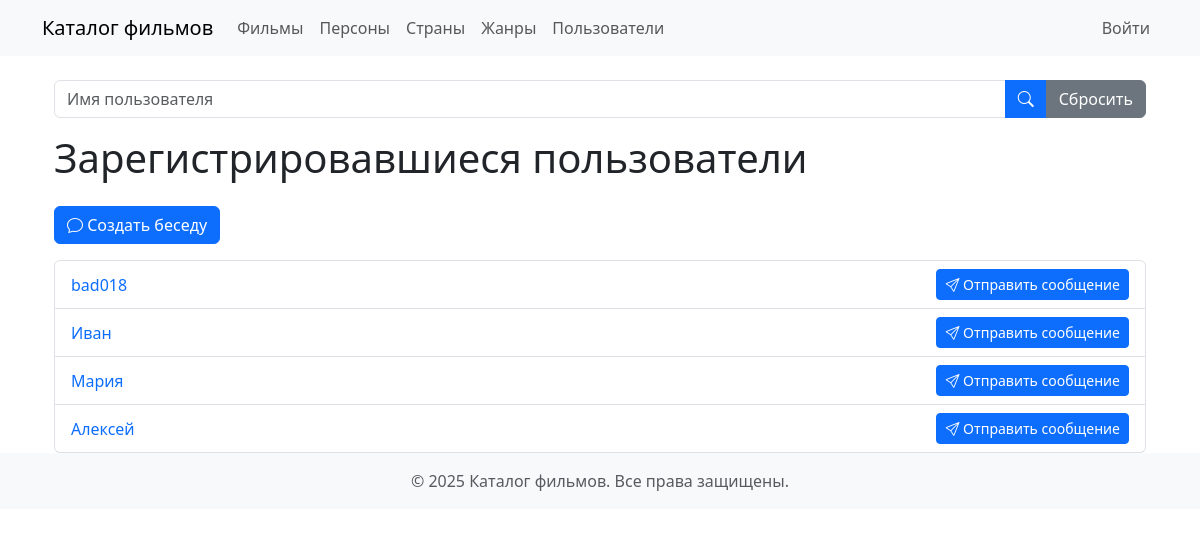
Screenshot of /accounts/user/search/ with the database file from the repository.
### accounts/models.py (models this page shows, shortened)
class UserWithAccount(models.Model):
    user = models.OneToOneField(
        settings.AUTH_USER_MODEL,
        on_delete=models.CASCADE,
        primary_key=True
    )
    birthday = models.DateField("Дата рождения", blank=True, null=True,
                                validators=[
                                    MaxValueValidator(
                                        limit_value=datetime.date.today)
                                ])
    avatar = models.ImageField(
        "Фото", upload_to='photos/', blank=True, null=True)
    address = models.TextField("Адрес", blank=True, null=True)
    bio = models.TextField("Биография", blank=True, null=True)
    class Meta:
        ordering = ["user"]
        verbose_name = "Зарегистрировавшийся пользователь"
        verbose_name_plural = "Зарегистрировавшиеся пользователи"

### accounts/views.py (the view)
# urls.py: path('user/search/', views.user_search, name='user_search'),
def user_search(request):
    query = request.GET.get('q')
    users_with_account = UserWithAccount.objects.all()
    if query:
        users_with_account = users_with_account.filter(
            user__username__icontains=query)
    return render(request, 'accounts/user/list.html', {'users_with_account': users_with_account})

### accounts/templatetags/user_tags.py (called while the page is built)
@register.filter
def model_verbose_name_plural(cls_name):
    Model = apps.get_model(*cls_name.split(":"))
    return Model._meta.verbose_name_plural

### films/templatetags/films_tags.py (called while the page is built)
@register.filter
def model_verbose_name_plural(cls_name):
    Model = apps.get_model(*cls_name.split(":"))
    return Model._meta.verbose_name_plural

### accounts/templates/accounts/user/list.html
{% extends 'accounts/base.html' %}
{% load user_tags %}
{% load django_bootstrap5 %}
{% block content %}
<div class="container mt-4">
    <form method="get" action="{% url 'accounts:user_list' %}">
        <div class="input-group mb-3">
            <input type="search" name="query" class="form-control" placeholder="Имя пользователя"
                   value="{{ request.GET.query }}"/>
            <button type="submit" class="btn btn-primary">
                <i class="bi-search"></i>
            </button>
            <a href="{% url 'accounts:user_list' %}" class="btn btn-secondary">Сбросить</a>
        </div>
    </form>
    <h1 class="mb-4">
        {{ 'accounts:userwithaccount'|model_verbose_name_plural }}
    </h1>
    <a href="{% url 'accounts:create_conversation' %}" class="btn btn-primary mb-3">
        <i class="bi-chat"></i> Создать беседу
    </a>
    {% if users_with_account %}
    <div class="list-group">
        {% for user_with_account in users_with_account %}
        <div class="list-group-item d-flex justify-content-between align-items-center">
            <a href="{% url 'accounts:user_detail' user_with_account.user.id %}" class="text-decoration-none">
                {{ user_with_account.user.username }}
            </a>
            <a href="{% url 'accounts:send_message' user_with_account.user.id %}" class="btn btn-primary btn-sm">
                <i class="bi-send"></i> Отправить сообщение
            </a>
        </div>
        {% endfor %}
    </div>
    {% else %}
    <div class="alert alert-info">Пользователи не найдены</div>
    {% endif %}
</div>
{% endblock %}

### accounts/templates/accounts/base.html (shortened to what this page needs)
{% load static %}
{% load user_tags %}
<html lang="ru">
<head>
    <link rel="stylesheet" href="https://cdn.jsdelivr.net/npm/bootstrap@5.3.3/dist/css/bootstrap.min.css"/>
    <link rel="stylesheet" href="https://cdn.jsdelivr.net/npm/bootstrap-icons@1.11.3/font/bootstrap-icons.css"/>
    <link rel="stylesheet" href="{% static 'films/css/base.css' %}"/>
</head>
<body>
{% include "films/navbar.html" %}
<link href="{% static 'css/messages.css' %}" rel="stylesheet"/>
<div class="container mt-4">
    {% block content %}
    {% endblock %}
</div>
<footer class="footer mt-auto py-3 bg-light">
    <div class="container text-center">
        <span class="text-muted">© 2025 Каталог фильмов. Все права защищены.</span>
    </div>
</footer>
</body>
</html>

### films/templates/films/navbar.html (shortened to what this page needs)
{% load films_tags %}
<nav class="navbar navbar-expand-md bg-body-tertiary mb-4">
    <div class="container">
        <a class="navbar-brand" href="{% url 'films:home' %}">Каталог фильмов</a>
        <div class="navbar-collapse collapse" id="navbarCollapse">
            <ul class="navbar-nav me-auto mb-2 mb-md-0">
                <li class="nav-item">
                    <a class="nav-link {% if request.path == '/' or request.path|slice:':7' == '/films/' %}active{% endif %}"
                       href="{% url 'films:film_list' %}">{{ 'films:film'|model_verbose_name_plural }}</a>
                </li>
                <li class="nav-item">
                    <a class="nav-link {% if request.path|slice:':8' == '/people/' %}active{% endif %}"
                       href="{% url 'films:person_list' %}">{{ 'films:person'|model_verbose_name_plural }}</a>
                </li>
                <li class="nav-item">
                    <a class="nav-link {% if request.path|slice:':11' == '/countries/' %}active{% endif %}"
                       href="{% url 'films:country_list' %}">{{ 'films:country'|model_verbose_name_plural }}</a>
                </li>
                <li class="nav-item">
                    <a class="nav-link {% if request.path|slice:':8' == '/genres/' %}active{% endif %}"
                       href="{% url 'films:genre_list' %}">{{ 'films:genre'|model_verbose_name_plural }}</a>
                </li>
                <li class="nav-item">
                    <a class="nav-link {% if request.resolver_match.url_name == 'user_list' %}active{% endif %}"
                       href="{% url 'accounts:user_list' %}">Пользователи</a>
                </li>
            </ul>
            <div>
                <ul class="navbar-nav me-auto mb-2 mb-lg-0">
                    {% if user.is_authenticated %}
                    <a href="{% url 'accounts:conversation_list' %}" class="btn btn-link">
                        <i class="bi-envelope"></i>
                    </a>
                    <li class="nav-item">
                        <a class="nav-link" href="{% url 'accounts:user_detail' user.id %}">{{ user.username }}</a>
                    </li>
                    <li class="nav-item">
                        <form action="{% url 'logout' %}" method="post">
                            {% csrf_token %}
                            <button type="submit" class="nav-link">Выйти</button>
                        </form>
                    </li>
                    {% else %}
                    <li class="nav-item">
                        <a href="{% url 'login' %}" class="nav-link">
                            Войти
                        </a>
                    </li>
                    {% endif %}
                </ul>
            </div>
        </div>
    </div>
</nav>

### accounts/static/accounts/css/messages.css (style rules this page uses)
:root { --alert-success: #d1e7dd; --alert-error: #f8d7da; --alert-info: #cff4fc; --alert-warning: #fff3cd; }

### rows the page displays
UserWithAccount: user.username "bad018"
UserWithAccount: user.username "Иван"
UserWithAccount: user.username "Мария"
UserWithAccount: user.username "Алексей"

### other values shown
{{ 'films:film'|model_verbose_name_plural }} "Фильмы"
{{ 'films:person'|model_verbose_name_plural }} "Персоны"
{{ 'films:country'|model_verbose_name_plural }} "Страны"
{{ 'films:genre'|model_verbose_name_plural }} "Жанры"
{{ 'accounts:userwithaccount'|model_verbose_name_plural }} "Зарегистрировавшиеся пользователи"
